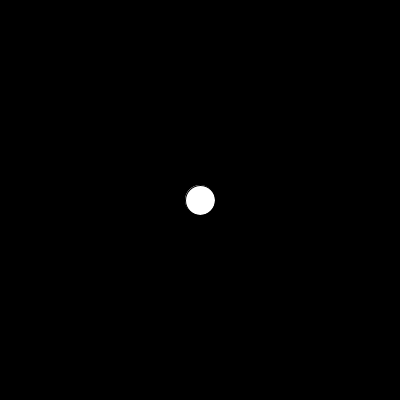
Frame 1 (no input)
Frame 60 (the mouse pressed at the canvas centre just before this capture): identical to frame 1, image omitted
Frame 120 (the mouse held since frame 60 and released just before this capture): identical to frame 1, image omitted

The Processing sketch that drew this single still picture (run headless with seeded random() and noise(); from frame 60 on, the mouse is pressed at the canvas centre):

// Processing sketch: processing_68849
// ── processing_68849.pde

/*
Code pour interpréter plusieurs touches simultanées
*/

// Declarer deux tableaux pour emmagasiner les touches appuyees.
boolean[] touches;
boolean[] touchesCodees;
 
float x,y;
 
void setup() {
  size(400,400);
  smooth();
   
  touches = new boolean[256];
  touchesCodees = new boolean[256];
   
  x = width/2;
  y = height / 2;
 
}
 
 
void draw() {
  background(0);
   
   if ( touches['w'] == true || touchesCodees[UP] == true ) {
     y--;
  }
  
  if ( touches['d'] == true || touchesCodees[RIGHT] == true ) {
    x++;
  }
  
  if ( touches['a'] == true || touchesCodees[LEFT] == true ) {
    x--;
  }
   
  if ( touches['s'] == true || touchesCodees[DOWN] == true ) {
    y++;
  } 
   
  ellipse(x,y,30,30);
   
}
 
 
 
 
void keyPressed() {
  
  if ( key == CODED ) {
    touchesCodees[keyCode] = true;
  }
  else {
    touches[key] = true;
  }
}
  
  
void keyReleased() {
  
  if ( key == CODED ) {
    touchesCodees[keyCode] = false;
  }
  else {
    touches[key] = false;
  }
}
